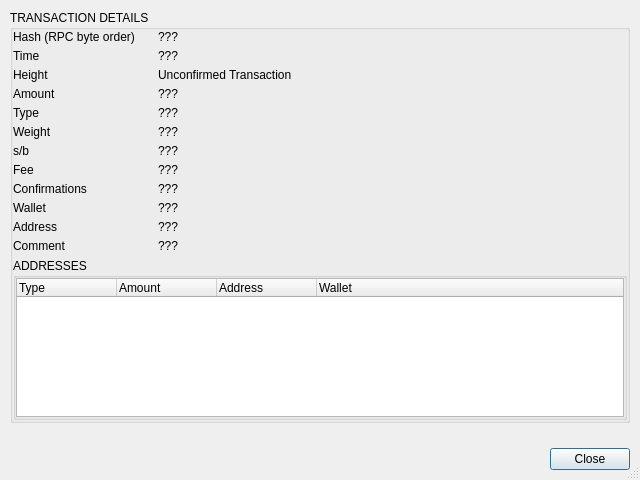
<?xml version="1.0" encoding="UTF-8"?>
<ui version="4.0">
 <class>TransactionDetailDialog</class>
 <widget class="QDialog" name="TransactionDetailDialog">
  <property name="geometry">
   <rect>
    <x>0</x>
    <y>0</y>
    <width>640</width>
    <height>480</height>
   </rect>
  </property>
  <property name="sizePolicy">
   <sizepolicy hsizetype="Expanding" vsizetype="Preferred">
    <horstretch>0</horstretch>
    <verstretch>0</verstretch>
   </sizepolicy>
  </property>
  <property name="windowTitle">
   <string>Transaction Details</string>
  </property>
  <property name="sizeGripEnabled">
   <bool>true</bool>
  </property>
  <layout class="QVBoxLayout" name="verticalLayout_4">
   <property name="spacing">
    <number>5</number>
   </property>
   <property name="leftMargin">
    <number>0</number>
   </property>
   <property name="topMargin">
    <number>0</number>
   </property>
   <property name="rightMargin">
    <number>0</number>
   </property>
   <property name="bottomMargin">
    <number>0</number>
   </property>
   <item>
    <widget class="QWidget" name="verticalWidget" native="true">
     <property name="minimumSize">
      <size>
       <width>0</width>
       <height>200</height>
      </size>
     </property>
     <layout class="QVBoxLayout" name="verticalLayout_2">
      <property name="spacing">
       <number>10</number>
      </property>
      <property name="leftMargin">
       <number>10</number>
      </property>
      <property name="topMargin">
       <number>10</number>
      </property>
      <property name="rightMargin">
       <number>10</number>
      </property>
      <property name="bottomMargin">
       <number>10</number>
      </property>
      <item>
       <widget class="QGroupBox" name="groupBox">
        <property name="sizePolicy">
         <sizepolicy hsizetype="Expanding" vsizetype="Preferred">
          <horstretch>0</horstretch>
          <verstretch>0</verstretch>
         </sizepolicy>
        </property>
        <property name="maximumSize">
         <size>
          <width>16777215</width>
          <height>16777215</height>
         </size>
        </property>
        <property name="title">
         <string>TRANSACTION DETAILS</string>
        </property>
        <layout class="QVBoxLayout" name="verticalLayout">
         <property name="spacing">
          <number>5</number>
         </property>
         <property name="leftMargin">
          <number>0</number>
         </property>
         <property name="topMargin">
          <number>0</number>
         </property>
         <property name="rightMargin">
          <number>0</number>
         </property>
         <property name="bottomMargin">
          <number>0</number>
         </property>
         <item>
          <layout class="QGridLayout" name="gridLayout">
           <property name="spacing">
            <number>5</number>
           </property>
           <item row="0" column="0">
            <widget class="QLabel" name="label">
             <property name="minimumSize">
              <size>
               <width>140</width>
               <height>0</height>
              </size>
             </property>
             <property name="maximumSize">
              <size>
               <width>140</width>
               <height>16777215</height>
              </size>
             </property>
             <property name="text">
              <string>Hash (RPC byte order)</string>
             </property>
            </widget>
           </item>
           <item row="0" column="1">
            <widget class="CustomLabel" name="labelHash">
             <property name="sizePolicy">
              <sizepolicy hsizetype="Expanding" vsizetype="Preferred">
               <horstretch>0</horstretch>
               <verstretch>0</verstretch>
              </sizepolicy>
             </property>
             <property name="text">
              <string>???</string>
             </property>
             <property name="textInteractionFlags">
              <set>Qt::LinksAccessibleByMouse</set>
             </property>
             <property name="whiteLabel" stdset="0">
              <bool>true</bool>
             </property>
             <property name="copyToClipboard" stdset="0">
              <bool>true</bool>
             </property>
            </widget>
           </item>
           <item row="1" column="0">
            <widget class="QLabel" name="label_3">
             <property name="minimumSize">
              <size>
               <width>140</width>
               <height>0</height>
              </size>
             </property>
             <property name="maximumSize">
              <size>
               <width>140</width>
               <height>16777215</height>
              </size>
             </property>
             <property name="text">
              <string>Time</string>
             </property>
            </widget>
           </item>
           <item row="1" column="1">
            <widget class="QLabel" name="labelTime">
             <property name="sizePolicy">
              <sizepolicy hsizetype="Expanding" vsizetype="Preferred">
               <horstretch>0</horstretch>
               <verstretch>0</verstretch>
              </sizepolicy>
             </property>
             <property name="text">
              <string>???</string>
             </property>
             <property name="textInteractionFlags">
              <set>Qt::NoTextInteraction</set>
             </property>
             <property name="whiteLabel" stdset="0">
              <bool>true</bool>
             </property>
            </widget>
           </item>
           <item row="2" column="0">
            <widget class="QLabel" name="label_12">
             <property name="text">
              <string>Height</string>
             </property>
            </widget>
           </item>
           <item row="2" column="1">
            <widget class="QLabel" name="labelHeight">
             <property name="text">
              <string>Unconfirmed Transaction</string>
             </property>
             <property name="textInteractionFlags">
              <set>Qt::NoTextInteraction</set>
             </property>
             <property name="whiteLabel" stdset="0">
              <bool>true</bool>
             </property>
            </widget>
           </item>
           <item row="3" column="0">
            <widget class="QLabel" name="label_4">
             <property name="minimumSize">
              <size>
               <width>140</width>
               <height>0</height>
              </size>
             </property>
             <property name="maximumSize">
              <size>
               <width>140</width>
               <height>16777215</height>
              </size>
             </property>
             <property name="text">
              <string>Amount</string>
             </property>
            </widget>
           </item>
           <item row="3" column="1">
            <widget class="QLabel" name="labelAmount">
             <property name="sizePolicy">
              <sizepolicy hsizetype="Expanding" vsizetype="Preferred">
               <horstretch>0</horstretch>
               <verstretch>0</verstretch>
              </sizepolicy>
             </property>
             <property name="text">
              <string>???</string>
             </property>
             <property name="textInteractionFlags">
              <set>Qt::NoTextInteraction</set>
             </property>
             <property name="whiteLabel" stdset="0">
              <bool>true</bool>
             </property>
            </widget>
           </item>
           <item row="4" column="0">
            <widget class="QLabel" name="label_5">
             <property name="minimumSize">
              <size>
               <width>140</width>
               <height>0</height>
              </size>
             </property>
             <property name="maximumSize">
              <size>
               <width>140</width>
               <height>16777215</height>
              </size>
             </property>
             <property name="text">
              <string>Type</string>
             </property>
            </widget>
           </item>
           <item row="4" column="1">
            <widget class="QLabel" name="labelDirection">
             <property name="sizePolicy">
              <sizepolicy hsizetype="Expanding" vsizetype="Preferred">
               <horstretch>0</horstretch>
               <verstretch>0</verstretch>
              </sizepolicy>
             </property>
             <property name="text">
              <string>???</string>
             </property>
             <property name="textInteractionFlags">
              <set>Qt::NoTextInteraction</set>
             </property>
             <property name="whiteLabel" stdset="0">
              <bool>true</bool>
             </property>
            </widget>
           </item>
           <item row="5" column="0">
            <widget class="QLabel" name="label_2">
             <property name="minimumSize">
              <size>
               <width>140</width>
               <height>0</height>
              </size>
             </property>
             <property name="maximumSize">
              <size>
               <width>140</width>
               <height>16777215</height>
              </size>
             </property>
             <property name="text">
              <string>Weight</string>
             </property>
            </widget>
           </item>
           <item row="5" column="1">
            <widget class="QLabel" name="labelSize">
             <property name="sizePolicy">
              <sizepolicy hsizetype="Expanding" vsizetype="Preferred">
               <horstretch>0</horstretch>
               <verstretch>0</verstretch>
              </sizepolicy>
             </property>
             <property name="text">
              <string>???</string>
             </property>
             <property name="textInteractionFlags">
              <set>Qt::NoTextInteraction</set>
             </property>
             <property name="whiteLabel" stdset="0">
              <bool>true</bool>
             </property>
            </widget>
           </item>
           <item row="6" column="0">
            <widget class="QLabel" name="label_11">
             <property name="text">
              <string>s/b</string>
             </property>
            </widget>
           </item>
           <item row="6" column="1">
            <widget class="QLabel" name="labelSb">
             <property name="text">
              <string>???</string>
             </property>
             <property name="textInteractionFlags">
              <set>Qt::NoTextInteraction</set>
             </property>
             <property name="whiteLabel" stdset="0">
              <bool>true</bool>
             </property>
            </widget>
           </item>
           <item row="7" column="0">
            <widget class="QLabel" name="label_8">
             <property name="minimumSize">
              <size>
               <width>140</width>
               <height>0</height>
              </size>
             </property>
             <property name="maximumSize">
              <size>
               <width>140</width>
               <height>16777215</height>
              </size>
             </property>
             <property name="text">
              <string>Fee</string>
             </property>
            </widget>
           </item>
           <item row="7" column="1">
            <widget class="QLabel" name="labelFee">
             <property name="sizePolicy">
              <sizepolicy hsizetype="Expanding" vsizetype="Preferred">
               <horstretch>0</horstretch>
               <verstretch>0</verstretch>
              </sizepolicy>
             </property>
             <property name="text">
              <string>???</string>
             </property>
             <property name="textInteractionFlags">
              <set>Qt::NoTextInteraction</set>
             </property>
             <property name="whiteLabel" stdset="0">
              <bool>true</bool>
             </property>
            </widget>
           </item>
           <item row="8" column="0">
            <widget class="QLabel" name="label_7">
             <property name="minimumSize">
              <size>
               <width>140</width>
               <height>0</height>
              </size>
             </property>
             <property name="maximumSize">
              <size>
               <width>140</width>
               <height>16777215</height>
              </size>
             </property>
             <property name="text">
              <string>Confirmations</string>
             </property>
            </widget>
           </item>
           <item row="8" column="1">
            <widget class="QLabel" name="labelConfirmations">
             <property name="sizePolicy">
              <sizepolicy hsizetype="Expanding" vsizetype="Preferred">
               <horstretch>0</horstretch>
               <verstretch>0</verstretch>
              </sizepolicy>
             </property>
             <property name="text">
              <string>???</string>
             </property>
             <property name="textInteractionFlags">
              <set>Qt::NoTextInteraction</set>
             </property>
             <property name="whiteLabel" stdset="0">
              <bool>true</bool>
             </property>
            </widget>
           </item>
           <item row="9" column="0">
            <widget class="QLabel" name="label_6">
             <property name="minimumSize">
              <size>
               <width>140</width>
               <height>0</height>
              </size>
             </property>
             <property name="maximumSize">
              <size>
               <width>140</width>
               <height>16777215</height>
              </size>
             </property>
             <property name="text">
              <string>Wallet</string>
             </property>
            </widget>
           </item>
           <item row="9" column="1">
            <widget class="QLabel" name="labelWalletName">
             <property name="sizePolicy">
              <sizepolicy hsizetype="Expanding" vsizetype="Preferred">
               <horstretch>0</horstretch>
               <verstretch>0</verstretch>
              </sizepolicy>
             </property>
             <property name="text">
              <string>???</string>
             </property>
             <property name="textInteractionFlags">
              <set>Qt::NoTextInteraction</set>
             </property>
             <property name="whiteLabel" stdset="0">
              <bool>true</bool>
             </property>
            </widget>
           </item>
           <item row="10" column="0">
            <widget class="QLabel" name="label_9">
             <property name="minimumSize">
              <size>
               <width>140</width>
               <height>0</height>
              </size>
             </property>
             <property name="maximumSize">
              <size>
               <width>140</width>
               <height>16777215</height>
              </size>
             </property>
             <property name="text">
              <string>Address</string>
             </property>
            </widget>
           </item>
           <item row="10" column="1">
            <widget class="CustomLabel" name="labelAddress">
             <property name="sizePolicy">
              <sizepolicy hsizetype="Expanding" vsizetype="Preferred">
               <horstretch>0</horstretch>
               <verstretch>0</verstretch>
              </sizepolicy>
             </property>
             <property name="text">
              <string>???</string>
             </property>
             <property name="textInteractionFlags">
              <set>Qt::LinksAccessibleByMouse</set>
             </property>
             <property name="whiteLabel" stdset="0">
              <bool>true</bool>
             </property>
             <property name="copyToClipboard" stdset="0">
              <bool>true</bool>
             </property>
            </widget>
           </item>
           <item row="11" column="0">
            <widget class="QLabel" name="label_10">
             <property name="minimumSize">
              <size>
               <width>140</width>
               <height>0</height>
              </size>
             </property>
             <property name="maximumSize">
              <size>
               <width>140</width>
               <height>16777215</height>
              </size>
             </property>
             <property name="text">
              <string>Comment</string>
             </property>
            </widget>
           </item>
           <item row="11" column="1">
            <widget class="QLabel" name="labelComment">
             <property name="sizePolicy">
              <sizepolicy hsizetype="Expanding" vsizetype="Preferred">
               <horstretch>0</horstretch>
               <verstretch>0</verstretch>
              </sizepolicy>
             </property>
             <property name="text">
              <string>???</string>
             </property>
             <property name="wordWrap">
              <bool>true</bool>
             </property>
             <property name="textInteractionFlags">
              <set>Qt::NoTextInteraction</set>
             </property>
             <property name="whiteLabel" stdset="0">
              <bool>true</bool>
             </property>
            </widget>
           </item>
          </layout>
         </item>
         <item>
          <widget class="QGroupBox" name="groupBoxAddresses">
           <property name="sizePolicy">
            <sizepolicy hsizetype="Expanding" vsizetype="Preferred">
             <horstretch>0</horstretch>
             <verstretch>0</verstretch>
            </sizepolicy>
           </property>
           <property name="title">
            <string>ADDRESSES</string>
           </property>
           <layout class="QVBoxLayout" name="verticalLayout_3">
            <property name="spacing">
             <number>0</number>
            </property>
            <property name="leftMargin">
             <number>0</number>
            </property>
            <property name="topMargin">
             <number>0</number>
            </property>
            <property name="rightMargin">
             <number>0</number>
            </property>
            <property name="bottomMargin">
             <number>0</number>
            </property>
            <item>
             <widget class="CustomTreeWidget" name="treeAddresses">
              <property name="alternatingRowColors">
               <bool>true</bool>
              </property>
              <column>
               <property name="text">
                <string>Type</string>
               </property>
              </column>
              <column>
               <property name="text">
                <string>Amount</string>
               </property>
              </column>
              <column>
               <property name="text">
                <string notr="true">Address</string>
               </property>
              </column>
              <column>
               <property name="text">
                <string>Wallet</string>
               </property>
              </column>
             </widget>
            </item>
           </layout>
          </widget>
         </item>
        </layout>
       </widget>
      </item>
     </layout>
    </widget>
   </item>
   <item>
    <widget class="QWidget" name="horizontalWidget" native="true">
     <property name="buttonBar" stdset="0">
      <bool>true</bool>
     </property>
     <layout class="QHBoxLayout" name="horizontalLayout">
      <property name="spacing">
       <number>10</number>
      </property>
      <property name="leftMargin">
       <number>10</number>
      </property>
      <property name="topMargin">
       <number>10</number>
      </property>
      <property name="rightMargin">
       <number>10</number>
      </property>
      <property name="bottomMargin">
       <number>10</number>
      </property>
      <item>
       <widget class="QDialogButtonBox" name="buttonBox">
        <property name="orientation">
         <enum>Qt::Horizontal</enum>
        </property>
        <property name="standardButtons">
         <set>QDialogButtonBox::Close</set>
        </property>
       </widget>
      </item>
     </layout>
    </widget>
   </item>
  </layout>
 </widget>
 <customwidgets>
  <customwidget>
   <class>CustomLabel</class>
   <extends>QLabel</extends>
   <header>CustomLabel.h</header>
  </customwidget>
  <customwidget>
   <class>CustomTreeWidget</class>
   <extends>QTreeWidget</extends>
   <header>CustomTreeWidget.h</header>
  </customwidget>
 </customwidgets>
 <resources/>
 <connections>
  <connection>
   <sender>buttonBox</sender>
   <signal>rejected()</signal>
   <receiver>TransactionDetailDialog</receiver>
   <slot>reject()</slot>
   <hints>
    <hint type="sourcelabel">
     <x>319</x>
     <y>461</y>
    </hint>
    <hint type="destinationlabel">
     <x>319</x>
     <y>239</y>
    </hint>
   </hints>
  </connection>
  <connection>
   <sender>buttonBox</sender>
   <signal>accepted()</signal>
   <receiver>TransactionDetailDialog</receiver>
   <slot>accept()</slot>
   <hints>
    <hint type="sourcelabel">
     <x>319</x>
     <y>458</y>
    </hint>
    <hint type="destinationlabel">
     <x>319</x>
     <y>239</y>
    </hint>
   </hints>
  </connection>
 </connections>
</ui>
